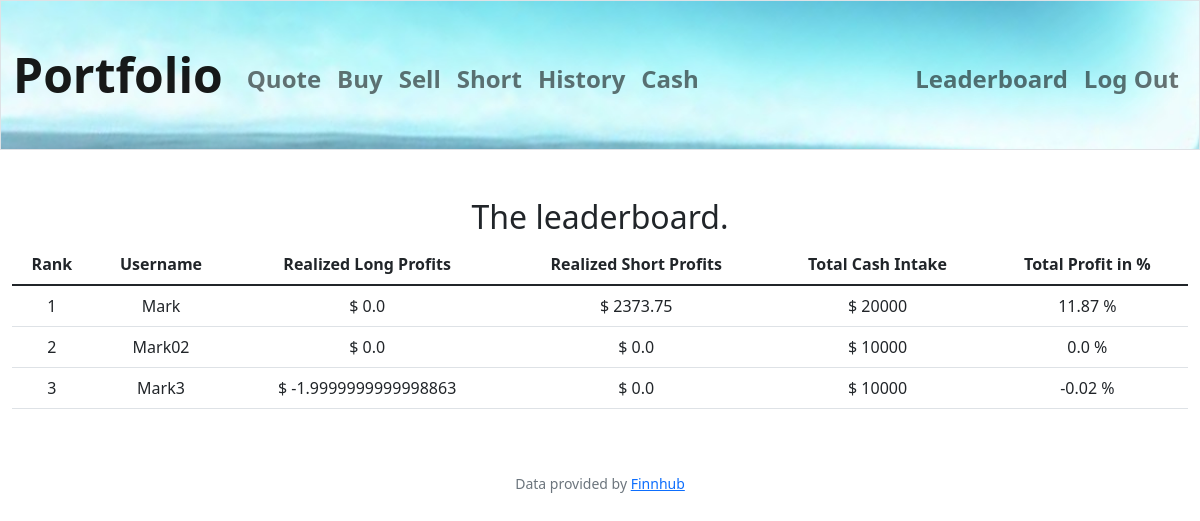
Page /leaderboard (signed in) on the committed database.
### tables this page shows
CREATE TABLE users (id INTEGER PRIMARY KEY AUTOINCREMENT NOT NULL, username TEXT NOT NULL, hash TEXT NOT NULL, cash NUMERIC NOT NULL DEFAULT 10000.00);

### app.py (the view)
@app.route("/leaderboard", methods=["GET"])
@login_required
def leaderboard():
    profit_from_long = pd.DataFrame(
        db_connection.execute(
            """SELECT user_id, shares, price, avg_values.avg_p
                    FROM orders o
                    JOIN (
                        SELECT symbol, AVG(price) AS avg_p
                        FROM orders
                        WHERE shares > 0
                        GROUP BY symbol
                    ) avg_values ON o.symbol = avg_values.symbol
                    WHERE o.shares < 0;"""
        )
    )
    if not profit_from_long.empty:
        profit_from_long["profit_long"] = (
            profit_from_long["price"] - profit_from_long["avg_p"]
        ) * profit_from_long["shares"]
        profit_from_long = profit_from_long[["user_id", "profit_long"]]
        profit_from_long = profit_from_long.groupby("user_id").sum()
    profit_from_short = pd.DataFrame(
        db_connection.execute(
            "SELECT user_id, profit FROM short WHERE rebuy_price IS NOT NULL;"
        )
    )
    if not profit_from_short.empty:
        profit_from_short.rename(columns={"profit": "profit_short"}, inplace=True)
        profit_from_short = profit_from_short.groupby("user_id").sum()
    cash_uploads = pd.DataFrame(
        db_connection.execute("SELECT user_id, cash_amount FROM cash_upload;")
    )
    if not cash_uploads.empty:
        cash_uploads = cash_uploads.groupby("user_id").sum()
    df_leaderboard = pd.merge(
        profit_from_long, profit_from_short, on="user_id", how="outer"
    )
    df_leaderboard = pd.merge(df_leaderboard, cash_uploads, on="user_id", how="outer")
    users = pd.DataFrame(db_connection.execute("SELECT id, username FROM users;"))
    users.rename(columns={"id": "user_id"}, inplace=True)
    df_leaderboard = pd.merge(df_leaderboard, users, on="user_id", how="outer")
    df_leaderboard.fillna(0, inplace=True)
    df_leaderboard["total_profit"] = (
        (df_leaderboard["profit_long"] + df_leaderboard["profit_short"])
        / df_leaderboard["cash_amount"]
        * 100
    ).round(2)
    df_leaderboard.sort_values(by="total_profit", ascending=False, inplace=True)
    df_leaderboard["rank"] = range(1, len(df_leaderboard) + 1)
    dict_leaderboard = df_leaderboard.to_dict(orient="records")
    return render_template("leaderboard.html", performance=dict_leaderboard)

### app.py (called while the page is built)
@app.after_request
def after_request(response):
    response.headers["Cache-Control"] = "no-cache, no-store, must-revalidate"
    response.headers["Expires"] = 0
    response.headers["Pragma"] = "no-cache"
    return response

### db_connect.py (called while the page is built)
    def connect(self):
        self.conn = sqlite3.connect("database_project.db")

    def execute(self, query, params=None):
        self.connect()
        cursor = self.conn.cursor()
        if params:
            cursor.execute(query, params)
        else:
            cursor.execute(query)
        if query.lower().startswith("insert") or  query.lower().startswith("update"):
            self.conn.commit()
            last_row_id = cursor.lastrowid
            self.conn.close()
            return last_row_id
        result = cursor.fetchall()
        columns = [col[0] for col in cursor.description]
        rows = [dict(zip(columns, row)) for row in result]
        self.conn.close()
        return rows

### helpers.py (called while the page is built)
def login_required(f):
    @wraps(f)
    def decorated_function(*args, **kwargs):
        if session.get("user_id") is None:
            return redirect("/login")
        return f(*args, **kwargs)
    return decorated_function

### templates/leaderboard.html (shortened to what this page needs)
{% extends "layout.html" %}
{% block main %}
    <h2>The leaderboard.</h2>
    <table class="table">
        <thead>
            <tr>
                <th>Rank</th>
                <th>Username</th>
                <th>Realized Long Profits</th>
                <th>Realized Short Profits</th>
                <th>Total Cash Intake</th>
                <th>Total Profit in %</th>
            </tr>
        </thead>
        <tbody>
            {% for user in performance %}
            <tr>
                <td>{{ user.rank }}</td>
                <td>{{ user.username }}</td>
                <td>$ {{ user.profit_long }}</td>
                <td>$ {{ user.profit_short }}</td>
                <td>$ {{ user.cash_amount }}</td>
                <td>{{ user.total_profit }} %</td>
            </tr>
            {% endfor %}
        </tbody>
    </table>
{% endblock %}

### rows in the picture
users: rank "1", username "Mark", profit_long "0.0", profit_short "2373.75", cash_amount "20000", total_profit "11.87"
users: rank "2", username "Mark02", profit_long "0.0", profit_short "0.0", cash_amount "10000", total_profit "0.0"
users: rank "3", username "Mark3", profit_long "-1.9999999999998863", profit_short "0.0", cash_amount "10000", total_profit "-0.02"
